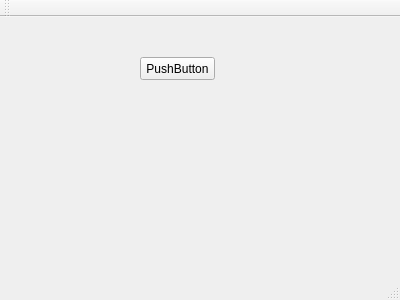
<?xml version="1.0" encoding="UTF-8"?>
<ui version="4.0">
 <class>MainWindow</class>
 <widget class="QMainWindow" name="MainWindow">
  <property name="geometry">
   <rect>
    <x>0</x>
    <y>0</y>
    <width>400</width>
    <height>300</height>
   </rect>
  </property>
  <property name="windowTitle">
   <string>MainWindow</string>
  </property>
  <widget class="QWidget" name="centralWidget">
   <widget class="QPushButton" name="pushButton">
    <property name="geometry">
     <rect>
      <x>140</x>
      <y>40</y>
      <width>75</width>
      <height>23</height>
     </rect>
    </property>
    <property name="text">
     <string>PushButton</string>
    </property>
   </widget>
  </widget>
  <widget class="QMenuBar" name="menuBar">
   <property name="geometry">
    <rect>
     <x>0</x>
     <y>0</y>
     <width>400</width>
     <height>21</height>
    </rect>
   </property>
  </widget>
  <widget class="QToolBar" name="mainToolBar">
   <attribute name="toolBarArea">
    <enum>TopToolBarArea</enum>
   </attribute>
   <attribute name="toolBarBreak">
    <bool>false</bool>
   </attribute>
  </widget>
  <widget class="QStatusBar" name="statusBar"/>
 </widget>
 <layoutdefault spacing="6" margin="11"/>
 <resources/>
 <connections/>
</ui>
